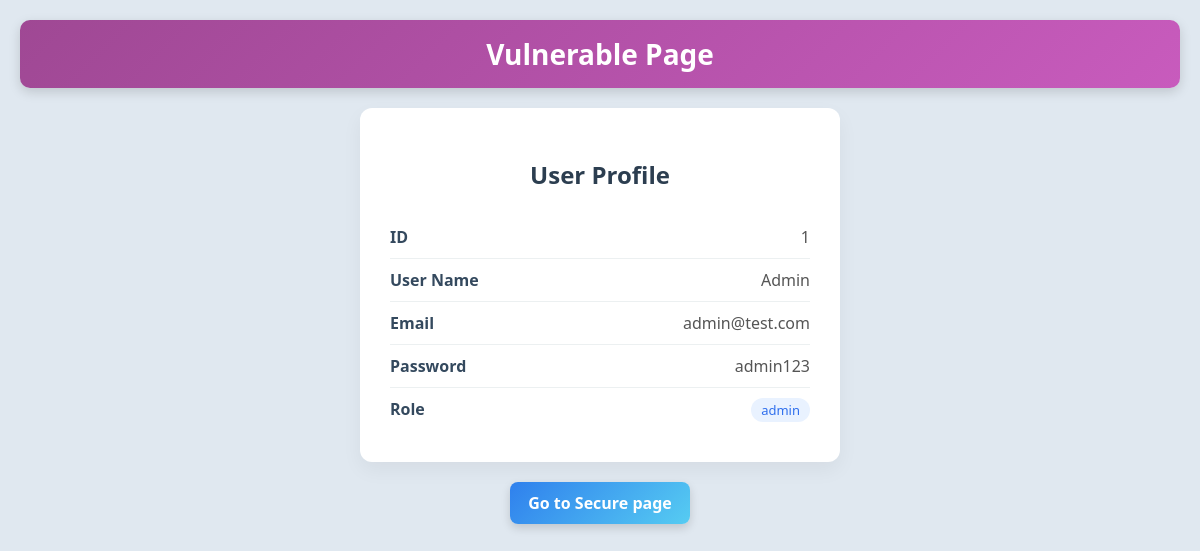
The page /01-TrustedID/Lab1-TrustedID/vuln.php?id=1 on the database as committed earlier.
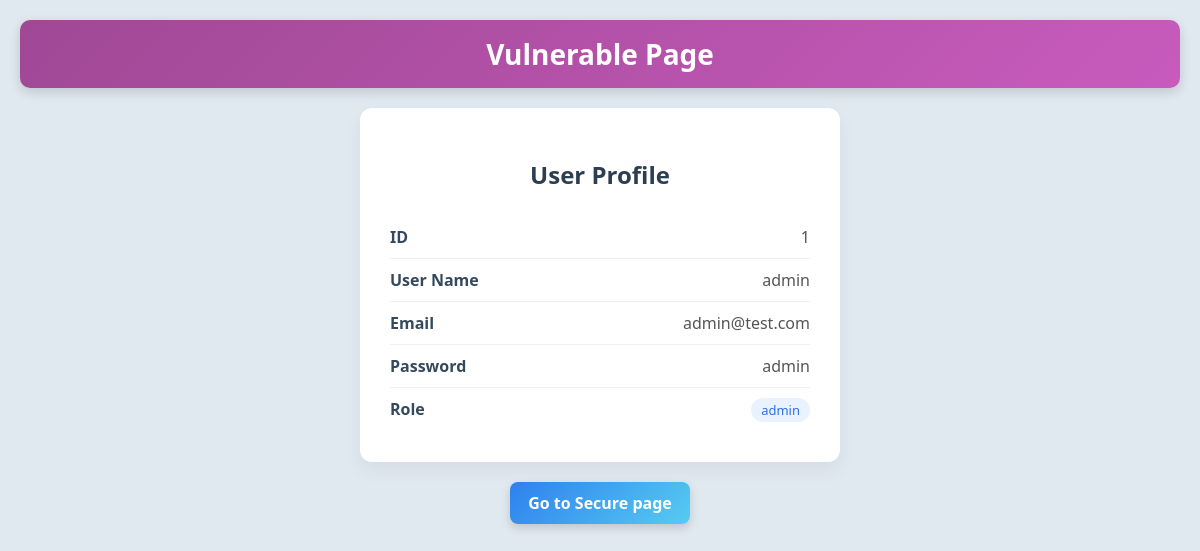
The same page on the database as committed later.
### tables this page shows
CREATE TABLE IF NOT EXISTS `users` (
  `id` int(11) NOT NULL AUTO_INCREMENT,
  `username` varchar(100) DEFAULT NULL,
  `email` varchar(150) NOT NULL,
  `phone` varchar(20) NOT NULL,
  `password` varchar(255) NOT NULL,
  `role` varchar(50) NOT NULL,
  PRIMARY KEY (`id`),
  UNIQUE KEY `email` (`email`)
);

### 01-TrustedID/Lab1-TrustedID/vuln.php (the view, shortened to what this page needs)
<?php
require "db.php";
if(!isset($_GET['id'])||$_GET['id']===''){ $show=false; } else {
$show=true; $id=$_GET['id']; $res=$conn->query("SELECT id,username,email,role,password FROM users WHERE id=$id");
$user=($res&&$res->num_rows>0)?$res->fetch_assoc():null;}
?>
<!DOCTYPE html>
<html lang="en">
<head>
</head>
<body>
<div class="navbar">Vulnerable Page</div>
<?php if(!$show): ?>
<div class="message">Please enter the parameter: ?id=userid<br><br><b>There are more than 15 users in the database!</b></div>
<?php elseif($user): ?>
<div class="card">
<h2>User Profile</h2>
<div class="row"><span class="label">ID</span><span class="value"><?php echo $user['id']; ?></span></div>
<div class="row"><span class="label">User Name</span><span class="value"><?php echo $user['username']; ?></span></div>
<div class="row"><span class="label">Email</span><span class="value"><?php echo $user['email']; ?></span></div>
<div class="row"><span class="label">Password</span><span class="value"><?php echo $user['password']; ?></span></div>
<div class="row"><span class="label">Role</span><span class="value role"><?php echo $user['role']; ?></span></div>
</div>
<?php else: ?>
<div class="message">User Not Found</div>
<?php endif; ?>
<div class="nav"><a href="secure.php">Go to Secure page</a></div>
</body>
</html>

### 01-TrustedID/Lab1-TrustedID/vuln.php (style rules this page uses)
body { font-family:Segoe UI,Tahoma,sans-serif;background:#e0e8f0;display:flex;flex-direction:column;align-items:center;padding:20px;margin:0; }
.navbar { width:100%;text-align:center;font-size:28px;font-weight:700;padding:15px 0;border-radius:10px;color:#fff;margin-bottom:20px;background:linear-gradient(135deg,#9f4894,#c85bbd);box-shadow:0 4px 12px rgba(0,0,0,.15);transition:transform .3s ease,box-shadow .3s ease }
.card { background:#fff;width:420px;padding:30px;border-radius:12px;box-shadow:0 8px 20px rgba(0,0,0,0.05); }
h2 { text-align:center;margin-bottom:25px;color:#2c3e50;font-weight:600; }
.row { display:flex;justify-content:space-between;padding:10px 0;border-bottom:1px solid #ecf0f1; }
.row:last-child { border-bottom:none; }
.label { font-weight:600;color:#34495e; }
.value { color:#555; }
.role { background:#e9f2ff;color:#2f6fed;padding:3px 10px;border-radius:20px;font-size:13px; }
.nav { margin-top:20px;display:flex;gap:12px }
.nav a { padding:10px 18px;background:linear-gradient(135deg,#2f80ed,#56ccf2);color:#fff;text-decoration:none;border-radius:8px;font-weight:600;transition:.3s ease;box-shadow:0 4px 10px rgba(0,0,0,.15) }

Rows that differ between the two databases and show on the page:
changed users "admin": username "Admin" → "admin"; password "admin123" → "admin"
